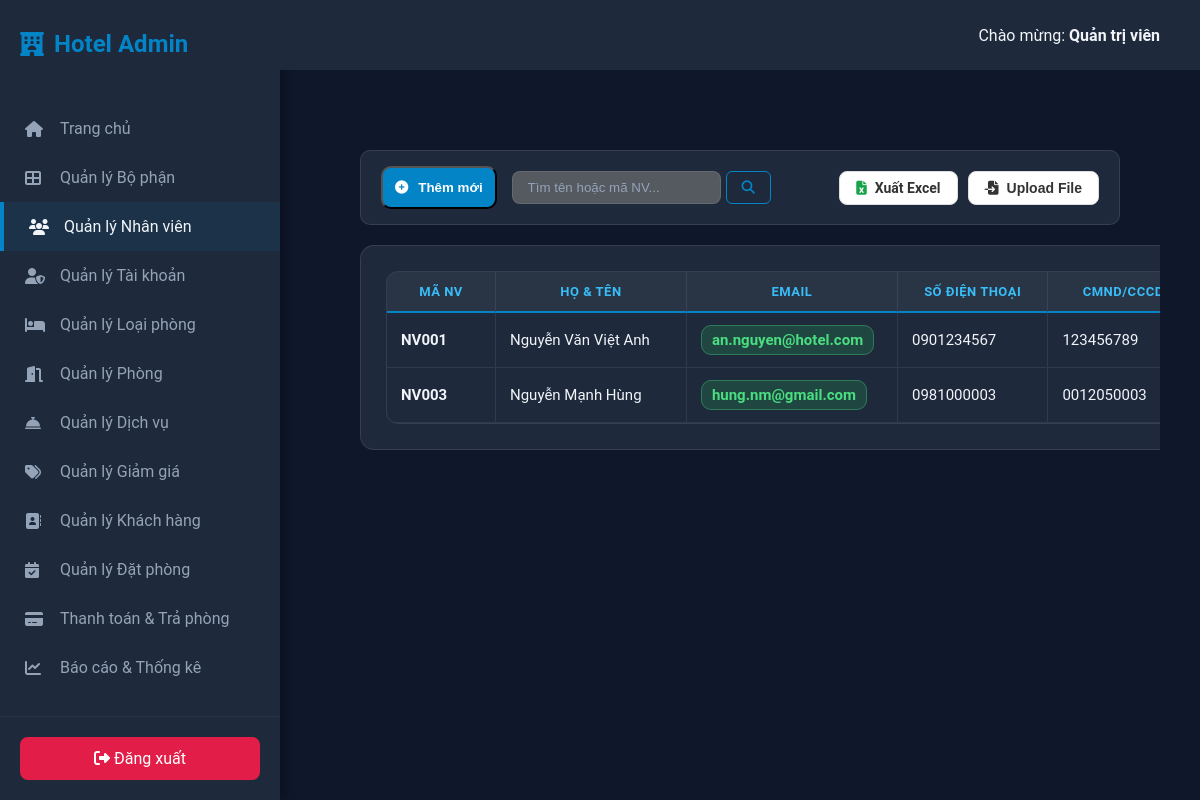
Screenshot of /?controller=EmployeeController&action=index (signed in) with the database file from the repository.
### tables this page shows
CREATE TABLE `hotels_employees` (
  `MaNhanVien` varchar(20) NOT NULL,
  `TenNhanVien` varchar(50) NOT NULL,
  `HoNhanVien` varchar(50) NOT NULL,
  `ChucDanhNV` varchar(50) NOT NULL,
  `SoDienThoaiNV` varchar(15) NOT NULL,
  `EmailNhanVien` varchar(50) NOT NULL,
  `NgayVaoLam` date NOT NULL,
  `DiaChi` varchar(50) NOT NULL,
  `MaBoPhan` varchar(20) DEFAULT NULL,
  `CMND_CCCD` varchar(20) NOT NULL
);

### MVC/Core/controller.php (called while the page is built, shortened)
<?php
class controller {
    public function view($view, $data = []) {
        require_once "./MVC/Views/".$view.".php";
    }
}
?>

### MVC/Controllers/EmployeeController.php (called while the page is built, shortened)
<?php
class EmployeeController extends controller {
    public function __construct() {
        $this->empModel = $this->model("EmployeeModel");
    }
    public function index() {
        $keyword = isset($_POST['keyword']) ? $_POST['keyword'] : "";
        $employees = $this->empModel->getList($keyword);
        $departments = $this->empModel->getDepartments();
        $this->view("Pages/Employee", [
            "employees" => $employees,
            "departments" => $departments,
            "keyword" => $keyword
        ]);
    }
}

### MVC/Core/App.php (called while the page is built, shortened)
<?php
class App {
    protected $action = "index";
    public function __construct() {
        $this->controller = new $this->controller;
        if (isset($_GET['action'])) {
            $this->action = $_GET['action'];
        }
        call_user_func([$this->controller, $this->action]);
    }
}

### index.php (called while the page is built, shortened)
<?php
$app = new App();

### MVC/Core/connectDB.php (called while the page is built, shortened)
<?php
class connectDB {
    protected $con;
    public function __construct() {
        $this->con = mysqli_connect(
            "localhost",
            "root",
            "",
            "web_hotel_mngt",
            3307
        );
        mysqli_set_charset($this->con, "utf8");
    }
    public function select($sql, $params = []) {
        $stmt = $this->prepareStatement($sql, $params);
        $result = mysqli_stmt_execute($stmt);
        $result = mysqli_stmt_get_result($stmt);
        $data = [];
        while ($row = mysqli_fetch_assoc($result)) {
            $data[] = $row;
        }
        return $data;
    }
    private function prepareStatement($sql, $params = []) {
        $stmt = mysqli_prepare($this->con, $sql);
        return $stmt;
    }
}

### MVC/Models/EmployeeModel.php (called while the page is built, shortened)
<?php
class EmployeeModel extends connectDB {
    public function getList($keyword = "") {
        $sql = "SELECT nv.*, bp.TenBoPhan
                FROM hotels_employees nv
                LEFT JOIN hotels_departments bp ON nv.MaBoPhan = bp.MaBoPhan";
        $sql .= " ORDER BY nv.MaNhanVien ASC";
        return $this->select($sql);
    }
}

### MVC/Views/Pages/Employee.php (the view, shortened to what this page needs)
<main class="main-content">
    <section class="content-body">
        <div class="toolbar" style="display: flex; justify-content: space-between; align-items: center;">
            <div class="left-tools" style="display: flex; gap: 15px; align-items: center;">
                <button class="btn btn-primary" onclick="toggleForm(true)">
                    <i class="fas fa-plus-circle"></i> Thêm mới
                </button>
                <form action="?controller=EmployeeController&action=index" method="POST" style="display: flex; gap: 5px;">
                    <input type="text" name="keyword"
                        value="<?= isset($_POST['keyword']) ? $_POST['keyword'] : '' ?>"
                        placeholder="Tìm tên hoặc mã NV..."
                        style="padding: 8px 15px; border-radius: 8px; border:1px solid var(--border-color);background:#555960ff;color:white;">
                    <button type="submit" name="search" class="btn btn-outline" style="padding: 8px 15px;">
                        <i class="fas fa-search"></i>
                    </button>
                </form>
            </div>
            <div class="right-tools" style="display: flex; gap: 10px;">
                <?php $currentKeyword = isset($_POST['keyword']) ? $_POST['keyword'] : (isset($_GET['keyword']) ? $_GET['keyword'] : ''); ?>
                <a href="?controller=EmployeeController&action=exportExcel&keyword=<?= $currentKeyword ?>" class="btn-custom-white">
                    <i class="fas fa-file-excel" style="color:#16a34a;"></i> Xuất Excel
                </a>
                <button class="btn-custom-white" onclick="toggleImport(true)">
                    <i class="fas fa-file-import"></i> Upload File
                </button>
            </div>
        </div>
<div class="employee-table-wrapper">
    <table class="employee-table">
        <thead>
            <tr>
                <th>Mã NV</th>
                <th>Họ & Tên</th>
                <th>Email</th>
                <th>Số Điện Thoại</th>
                <th>CMND/CCCD</th>
            </tr>
        </thead>
        <tbody>
            <?php if(!empty($data['employees'])): ?>
                <?php foreach($data['employees'] as $row): ?>
                <tr>
                    <td><strong><?= $row['MaNhanVien'] ?></strong></td>
                    <td><?= $row['HoNhanVien']." ".$row['TenNhanVien'] ?></td>
                    <td><span class="email-tag"><?= $row['EmailNhanVien'] ?></span></td>
                    <td><?= $row['SoDienThoaiNV'] ?></td>
                    <td><?= $row['CMND_CCCD'] ?></td>
                </tr>
                <?php endforeach; ?>
            <?php else: ?>
                <tr><td colspan="10" style="text-align:center;">Không có dữ liệu phù hợp</td></tr>
            <?php endif; ?>
        </tbody>
    </table>
</div>
    </section>
</main>

### Public/Css/style_hello.css (style rules this page uses)
:root { --bg-dark: #0f172a; --card-bg: #1e293b; --ocean-blue: #0284c7; --ocean-hover: #0369a1; --text-main: #f1f5f9; }
body { margin: 0; background-color: var(--bg-dark); font-family: 'Segoe UI', sans-serif; display: flex; justify-content: center; align-items: center; height: 100vh; }
.btn { padding: 12px; border-radius: 10px; text-decoration: none; font-weight: 600; transition: 0.3s; display: flex; align-items: center; justify-content: center; gap: 10px; }
.btn-primary { background: var(--ocean-blue); color: white; }
.btn-outline { border: 2px solid var(--ocean-blue); color: var(--ocean-blue); }

### Public/Css/login_style.css (style rules this page uses)
:root { --bg-dark: #0f172a; --card-bg: #1e293b; --ocean-blue: #0284c7; --ocean-hover: #0369a1; --text-white: #f1f5f9; --input-bg: #334155; --text-muted: #94a3b8; }

### Public/Css/admin_style.css (style rules this page uses)
html, body { margin: 0; padding: 0; width: 100%; height: 100%; display: block; background-color: #0f172a; }
.main-content { flex: 1; display: flex; flex-direction: column; overflow-y: auto; }
:root { --bg-dark: #0f172a; --sidebar-bg: #1e293b; --ocean-blue: #0284c7; --ocean-hover: #0ea5e9; --text-white: #f1f5f9; --text-muted: #94a3b8; }
.main-content { flex: 1; display: flex; flex-direction: column; }
.content-body { padding: 40px; color: var(--text-white); }

### Public/Css/department_style.css (style rules this page uses)
:root { --card-bg: #1e293b; --border-color: rgba(255, 255, 255, 0.1); --ocean-blue: #0284c7; --text-white: #f1f5f9; }
.btn-custom-white { background-color: #ffffff; color: #333; padding: 8px 16px; border-radius: 8px; border: 1px solid #ddd; text-decoration: none; font-size: 14px; font-weight: 600; display: flex; align-items: center; gap: 8px; transition: all 0.3s; }

### Public/Css/employee_style.css (style rules this page uses)
:root { --bg-dark: #0f172a; --card-bg: #1e293b; --border-color: rgba(255,255,255,0.1); --ocean-blue: #0284c7; --text-white: #f1f5f9; --text-light: #cbd5e1; }
body { background: var(--bg-dark); color: var(--text-white); font-family: "Roboto", sans-serif; }
.toolbar { background: var(--card-bg); padding: 15px 20px; border-radius: 10px; display: flex; justify-content: space-between; align-items: center; border:1px solid var(--border-color); margin-bottom: 20px; }
.toolbar input[type=text] { background:#0f172a; color:white; border:1px solid var(--border-color); border-radius:6px; padding:10px 12px; }
.toolbar input::placeholder { color:#94a3b8; }
.btn-outline { background:transparent; border:1px solid var(--ocean-blue); color:var(--ocean-blue); padding:9px 18px; border-radius:6px; cursor:pointer; transition:.3s; }
.employee-table { width: 100%; border-collapse: separate !important; border-spacing: 0; font-size: 15px; min-width: 1300px; border:1px solid var(--border-color); border-radius:12px; overflow:hidden; }
.employee-table th { padding: 12px 14px; color: #38bdf8; text-transform: uppercase; font-size: 13px; border-bottom: 2px solid var(--ocean-blue); background: rgba(255,255,255,0.05); letter-spacing: 0.5px; }
.employee-table td { padding: 12px 14px; border-bottom: 1px solid rgba(255,255,255,0.08); white-space: nowrap; }
.employee-table th, .employee-table td { border-right:1px solid rgba(255,255,255,0.08); }
.employee-table th:nth-child(1), .employee-table td:nth-child(1) { width: 80px; }
.employee-table th:nth-child(2), .employee-table td:nth-child(2) { min-width: 160px; }
.employee-table th:nth-child(3), .employee-table td:nth-child(3) { min-width: 180px; }
.employee-table th:nth-child(4), .employee-table td:nth-child(4) { min-width: 120px; }
.employee-table th:nth-child(5), .employee-table td:nth-child(5) { min-width: 120px; }
.employee-table-wrapper { background: var(--card-bg); padding: 25px; border-radius: 14px; border: 1px solid var(--border-color); width: 1400px; margin-top: 20px; display: block; }
.email-tag { background:rgba(34,197,94,0.18); color:#4ade80; padding:5px 10px; border-radius:10px; border:1px solid rgba(74,222,128,0.35); font-weight:600; }

### rows the page displays
hotels_employees: MaNhanVien "NV001", HoNhanVien "Nguyễn Văn", TenNhanVien "Việt Anh", EmailNhanVien "an.nguyen@hotel.com", SoDienThoaiNV "0901234567", CMND_CCCD "123456789"
hotels_employees: MaNhanVien "NV003", TenNhanVien "Nguyễn Mạnh Hùng", EmailNhanVien "hung.nm@gmail.com", SoDienThoaiNV "0981000003", CMND_CCCD "0012050003"
